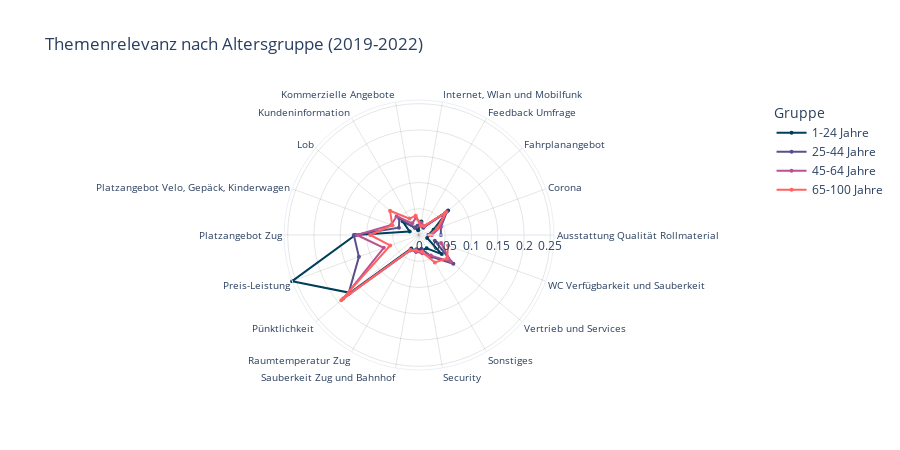

The notebook cell saved with this chart:
### Code cell
create_grouped_radar(df_agegroup, x_col="CustomName", y_col="relative_count", color_col="S_alter_grouped", color_discrete_sequence=color_discrete_sequence, title="Themenrelevanz nach Altersgruppe (2019-2022)", xaxis_title='', yaxis_title='Häufigkeit', legend_title='Gruppe', template=template)

### Figure 1 — Plotly figure (JSON) as saved in the notebook; plotly's stock layout.template omitted (floating-point values rounded to 4 significant figures)
{"data": [{"fill": "none", "line": {"color": "#003f5c"}, "marker": {"size": 4}, "name": "1-24 Jahre", "r": [0.01768, 0.02947, 0.0723, 0.01729, 0.02633, 0.009037, 0.0165, 0.04047, 0.01886, 0.121, 0.257, 0.1713, 0.02947, 0.03222, 0.02947, 0.02908, 0.05658, 0.0165], "showlegend": true, "theta": ["Ausstattung Qualität Rollmaterial", "Corona", "Fahrplanangebot", "Feedback Umfrage", "Internet, Wlan und Mobilfunk", "Kommerzielle Angebote", "Kundeninformation", "Lob", "Platzangebot Velo, Gepäck, Kinderwagen", "Platzangebot Zug", "Preis-Leistung", "Pünktlichkeit", "Raumtemperatur Zug", "Sauberkeit Zug und Bahnhof", "Security", "Sonstiges", "Vertrieb und Services", "WC Verfügbarkeit und Sauberkeit"], "type": "scatterpolar"}, {"fill": "none", "line": {"color": "#58508d"}, "marker": {"size": 4}, "name": "25-44 Jahre", "r": [0.04169, 0.04422, 0.06969, 0.01613, 0.02411, 0.01794, 0.01577, 0.04894, 0.04069, 0.1241, 0.1217, 0.1756, 0.03398, 0.02746, 0.02664, 0.04785, 0.08536, 0.03199], "showlegend": true, "theta": ["Ausstattung Qualität Rollmaterial", "Corona", "Fahrplanangebot", "Feedback Umfrage", "Internet, Wlan und Mobilfunk", "Kommerzielle Angebote", "Kundeninformation", "Lob", "Platzangebot Velo, Gepäck, Kinderwagen", "Platzangebot Zug", "Preis-Leistung", "Pünktlichkeit", "Raumtemperatur Zug", "Sauberkeit Zug und Bahnhof", "Security", "Sonstiges", "Vertrieb und Services", "WC Verfügbarkeit und Sauberkeit"], "type": "scatterpolar"}, {"fill": "none", "line": {"color": "#bc5090"}, "marker": {"size": 4}, "name": "45-64 Jahre", "r": [0.02458, 0.04263, 0.06504, 0.01907, 0.02308, 0.03351, 0.02559, 0.05572, 0.05601, 0.1181, 0.07146, 0.1883, 0.03317, 0.03192, 0.0352, 0.04529, 0.07894, 0.04466], "showlegend": true, "theta": ["Ausstattung Qualität Rollmaterial", "Corona", "Fahrplanangebot", "Feedback Umfrage", "Internet, Wlan und Mobilfunk", "Kommerzielle Angebote", "Kundeninformation", "Lob", "Platzangebot Velo, Gepäck, Kinderwagen", "Platzangebot Zug", "Preis-Leistung", "Pünktlichkeit", "Raumtemperatur Zug", "Sauberkeit Zug und Bahnhof", "Security", "Sonstiges", "Vertrieb und Services", "WC Verfügbarkeit und Sauberkeit"], "type": "scatterpolar"}, {"fill": "none", "line": {"color": "#ff6361"}, "marker": {"size": 4}, "name": "65-100 Jahre", "r": [0.02029, 0.03701, 0.06734, 0.01991, 0.01785, 0.03729, 0.03607, 0.07195, 0.05419, 0.0928, 0.05833, 0.193, 0.03287, 0.03015, 0.03259, 0.0603, 0.0696, 0.05898], "showlegend": true, "theta": ["Ausstattung Qualität Rollmaterial", "Corona", "Fahrplanangebot", "Feedback Umfrage", "Internet, Wlan und Mobilfunk", "Kommerzielle Angebote", "Kundeninformation", "Lob", "Platzangebot Velo, Gepäck, Kinderwagen", "Platzangebot Zug", "Preis-Leistung", "Pünktlichkeit", "Raumtemperatur Zug", "Sauberkeit Zug und Bahnhof", "Security", "Sonstiges", "Vertrieb und Services", "WC Verfügbarkeit und Sauberkeit"], "type": "scatterpolar"}], "layout": {"height": 450, "legend": {"title": {"text": "Gruppe"}}, "polar": {"angularaxis": {"gridcolor": "rgba(0,0,0,0.1)", "showticklabels": true, "tickfont": {"size": 10}, "tickmode": "linear", "visible": true}, "radialaxis": {"gridcolor": "rgba(0,0,0,0.1)", "gridwidth": 1, "range": [0, 0.257], "showgrid": true, "visible": true}}, "showlegend": true, "title": {"text": "Themenrelevanz nach Altersgruppe (2019-2022)"}, "width": 900, "xaxis": {"title": {"text": ""}}, "yaxis": {"title": {"text": "Häufigkeit"}}}}
